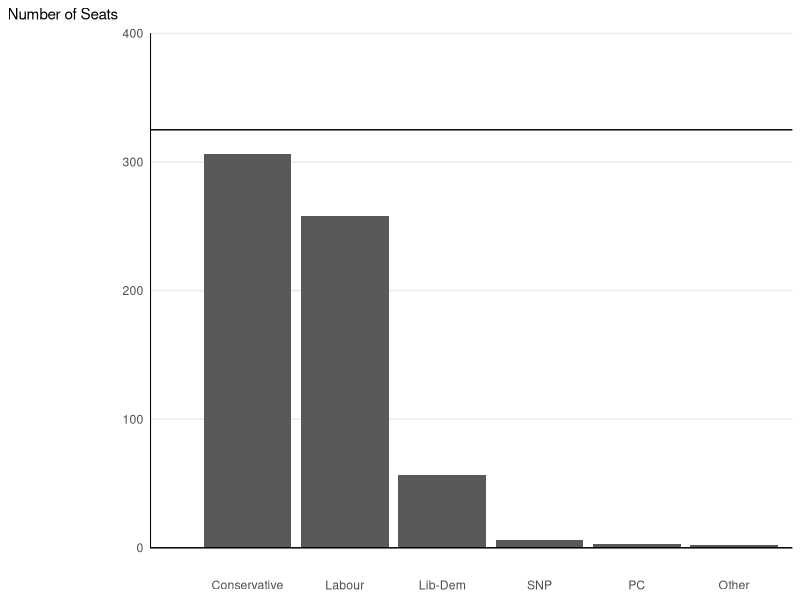

R code for this plot:
library(dplyr)
library(ggplot2)
library(tidyr)

elections2010Raw <- read.csv("Election2010.csv")

seats2010<-elections2010Raw %>%
  select(Seat,Win10) %>%
  group_by(Win10) %>%
  summarise(NumSeats=n()) %>%
  rename(Party = Win10) %>%
  ungroup() %>%
  transform(Party = factor(Party,levels=Party[rank(-NumSeats)]))


p<- ggplot(seats2010,aes(Party,NumSeats)) + geom_bar(stat = "identity")
p <- p + geom_hline(yintercept=325)
p <- p + scale_y_continuous(limits=c(0,400))
p <- p + theme_bw()
p <- p + theme(
  plot.background = element_blank()
  ,panel.grid.major.x = element_blank()
  ,panel.grid.minor= element_blank()
  ,panel.border = element_blank()
  ,axis.ticks = element_blank()
  ,axis.title.y = element_text(angle=0,vjust=1,hjust=5)
  ,axis.title.x = element_blank()
)
p <- p + geom_hline(yintercept=0)
p <- p + geom_segment(aes(x = 0, y = 0, xend = 0, yend = 400))
p <- p+ ylab("Number of Seats")
p 


elections2010Tidy<-elections2010Raw %>%
  select(1:3,Win10 ,Con10:UKIP10) %>%
  gather(Party, VoteShare, Con10:UKIP10) %>%
  arrange(Seat)





